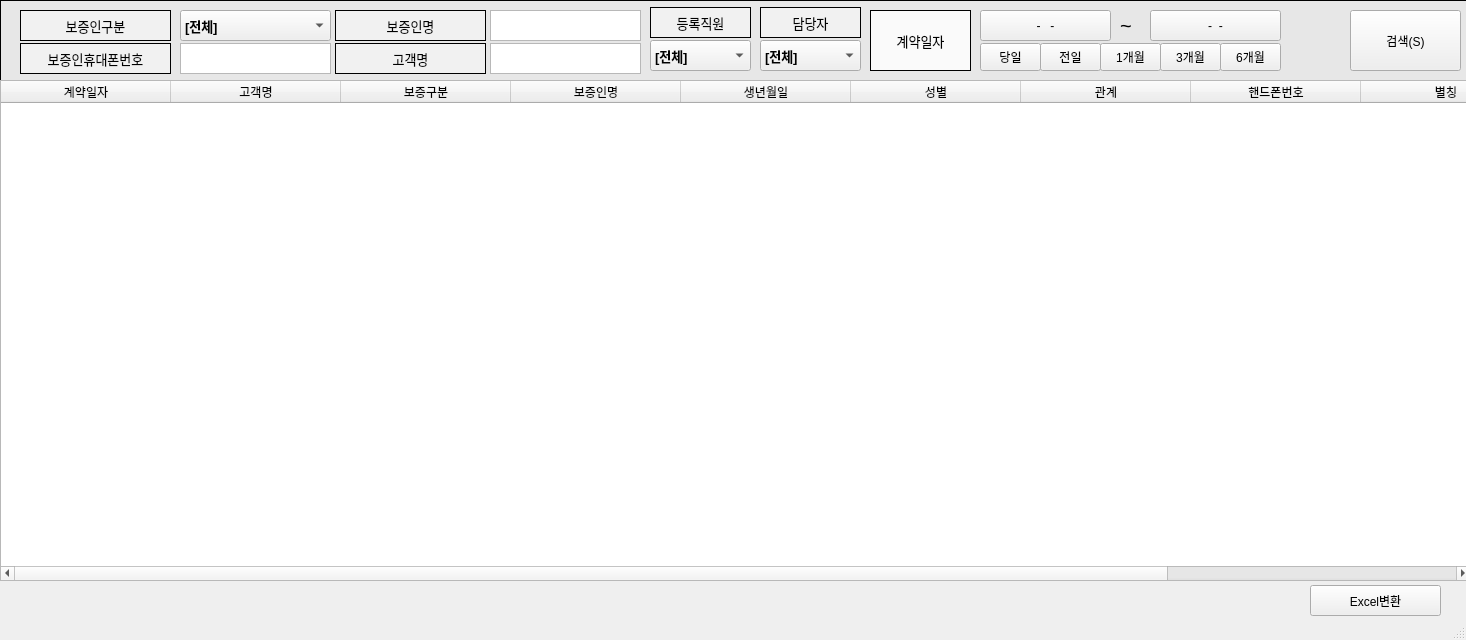
<?xml version="1.0" encoding="UTF-8"?>
<ui version="4.0">
 <class>mainWindow</class>
 <widget class="QMainWindow" name="mainWindow">
  <property name="geometry">
   <rect>
    <x>0</x>
    <y>0</y>
    <width>1466</width>
    <height>640</height>
   </rect>
  </property>
  <property name="windowTitle">
   <string>보증인자료검색</string>
  </property>
  <widget class="QWidget" name="centralwidget">
   <widget class="QLabel" name="label">
    <property name="geometry">
     <rect>
      <x>20</x>
      <y>10</y>
      <width>151</width>
      <height>31</height>
     </rect>
    </property>
    <property name="font">
     <font>
      <pointsize>10</pointsize>
     </font>
    </property>
    <property name="styleSheet">
     <string notr="true">background-color:rgb(241, 241, 241)</string>
    </property>
    <property name="frameShape">
     <enum>QFrame::Box</enum>
    </property>
    <property name="text">
     <string>보증인구분</string>
    </property>
    <property name="alignment">
     <set>Qt::AlignCenter</set>
    </property>
   </widget>
   <widget class="QLabel" name="label_3">
    <property name="geometry">
     <rect>
      <x>0</x>
      <y>0</y>
      <width>1621</width>
      <height>101</height>
     </rect>
    </property>
    <property name="styleSheet">
     <string notr="true">background-color:rgb(231, 231, 231)</string>
    </property>
    <property name="frameShape">
     <enum>QFrame::Box</enum>
    </property>
    <property name="text">
     <string/>
    </property>
   </widget>
   <widget class="QComboBox" name="comboBox">
    <property name="geometry">
     <rect>
      <x>180</x>
      <y>10</y>
      <width>151</width>
      <height>31</height>
     </rect>
    </property>
    <property name="font">
     <font>
      <pointsize>10</pointsize>
      <weight>75</weight>
      <bold>true</bold>
     </font>
    </property>
    <item>
     <property name="text">
      <string>[전체]</string>
     </property>
    </item>
    <item>
     <property name="text">
      <string>연대보증인</string>
     </property>
    </item>
    <item>
     <property name="text">
      <string>한정보증인</string>
     </property>
    </item>
   </widget>
   <widget class="QTableWidget" name="tableWidget">
    <property name="geometry">
     <rect>
      <x>0</x>
      <y>80</y>
      <width>1471</width>
      <height>501</height>
     </rect>
    </property>
    <property name="minimumSize">
     <size>
      <width>1251</width>
      <height>0</height>
     </size>
    </property>
    <attribute name="horizontalHeaderVisible">
     <bool>true</bool>
    </attribute>
    <attribute name="horizontalHeaderCascadingSectionResizes">
     <bool>false</bool>
    </attribute>
    <attribute name="horizontalHeaderDefaultSectionSize">
     <number>170</number>
    </attribute>
    <attribute name="horizontalHeaderHighlightSections">
     <bool>false</bool>
    </attribute>
    <column>
     <property name="text">
      <string>계약일자</string>
     </property>
    </column>
    <column>
     <property name="text">
      <string>고객명</string>
     </property>
    </column>
    <column>
     <property name="text">
      <string>보증구분</string>
     </property>
    </column>
    <column>
     <property name="text">
      <string>보증인명</string>
     </property>
    </column>
    <column>
     <property name="text">
      <string>생년월일</string>
     </property>
    </column>
    <column>
     <property name="text">
      <string>성별</string>
     </property>
    </column>
    <column>
     <property name="text">
      <string>관계</string>
     </property>
    </column>
    <column>
     <property name="text">
      <string>핸드폰번호</string>
     </property>
    </column>
    <column>
     <property name="text">
      <string>별칭</string>
     </property>
    </column>
    <column>
     <property name="text">
      <string>등록자</string>
     </property>
    </column>
   </widget>
   <widget class="QPushButton" name="pushButton_2">
    <property name="geometry">
     <rect>
      <x>1350</x>
      <y>10</y>
      <width>111</width>
      <height>61</height>
     </rect>
    </property>
    <property name="text">
     <string>검색(S)</string>
    </property>
   </widget>
   <widget class="QLabel" name="label_11">
    <property name="geometry">
     <rect>
      <x>20</x>
      <y>43</y>
      <width>151</width>
      <height>31</height>
     </rect>
    </property>
    <property name="font">
     <font>
      <pointsize>10</pointsize>
     </font>
    </property>
    <property name="styleSheet">
     <string notr="true">background-color:rgb(241, 241, 241)</string>
    </property>
    <property name="frameShape">
     <enum>QFrame::Box</enum>
    </property>
    <property name="text">
     <string>보증인휴대폰번호</string>
    </property>
    <property name="alignment">
     <set>Qt::AlignCenter</set>
    </property>
   </widget>
   <widget class="QLabel" name="label_14">
    <property name="geometry">
     <rect>
      <x>650</x>
      <y>7</y>
      <width>101</width>
      <height>31</height>
     </rect>
    </property>
    <property name="font">
     <font>
      <pointsize>10</pointsize>
     </font>
    </property>
    <property name="styleSheet">
     <string notr="true">background-color:rgb(241, 241, 241)</string>
    </property>
    <property name="frameShape">
     <enum>QFrame::Box</enum>
    </property>
    <property name="text">
     <string>등록직원</string>
    </property>
    <property name="alignment">
     <set>Qt::AlignCenter</set>
    </property>
   </widget>
   <widget class="QLabel" name="label_15">
    <property name="geometry">
     <rect>
      <x>760</x>
      <y>7</y>
      <width>101</width>
      <height>31</height>
     </rect>
    </property>
    <property name="font">
     <font>
      <pointsize>10</pointsize>
     </font>
    </property>
    <property name="styleSheet">
     <string notr="true">background-color:rgb(241, 241, 241)</string>
    </property>
    <property name="frameShape">
     <enum>QFrame::Box</enum>
    </property>
    <property name="text">
     <string>담당자</string>
    </property>
    <property name="alignment">
     <set>Qt::AlignCenter</set>
    </property>
   </widget>
   <widget class="QComboBox" name="comboBox_4">
    <property name="geometry">
     <rect>
      <x>650</x>
      <y>40</y>
      <width>101</width>
      <height>31</height>
     </rect>
    </property>
    <property name="font">
     <font>
      <pointsize>10</pointsize>
      <weight>75</weight>
      <bold>true</bold>
     </font>
    </property>
    <item>
     <property name="text">
      <string>[전체]</string>
     </property>
    </item>
    <item>
     <property name="text">
      <string>관리자</string>
     </property>
    </item>
   </widget>
   <widget class="QComboBox" name="comboBox_5">
    <property name="geometry">
     <rect>
      <x>760</x>
      <y>40</y>
      <width>101</width>
      <height>31</height>
     </rect>
    </property>
    <property name="font">
     <font>
      <pointsize>10</pointsize>
      <weight>75</weight>
      <bold>true</bold>
     </font>
    </property>
    <item>
     <property name="text">
      <string>[전체]</string>
     </property>
    </item>
    <item>
     <property name="text">
      <string>관리자</string>
     </property>
    </item>
   </widget>
   <widget class="QLabel" name="label_9">
    <property name="geometry">
     <rect>
      <x>870</x>
      <y>10</y>
      <width>101</width>
      <height>61</height>
     </rect>
    </property>
    <property name="font">
     <font>
      <pointsize>10</pointsize>
     </font>
    </property>
    <property name="styleSheet">
     <string notr="true">background-color:rgb(250, 250, 250)</string>
    </property>
    <property name="frameShape">
     <enum>QFrame::Box</enum>
    </property>
    <property name="text">
     <string>계약일자</string>
    </property>
    <property name="alignment">
     <set>Qt::AlignCenter</set>
    </property>
   </widget>
   <widget class="QPushButton" name="pushButton">
    <property name="geometry">
     <rect>
      <x>980</x>
      <y>43</y>
      <width>61</width>
      <height>28</height>
     </rect>
    </property>
    <property name="text">
     <string>당일</string>
    </property>
   </widget>
   <widget class="QPushButton" name="pushButton_3">
    <property name="geometry">
     <rect>
      <x>1040</x>
      <y>43</y>
      <width>61</width>
      <height>28</height>
     </rect>
    </property>
    <property name="text">
     <string>전일</string>
    </property>
   </widget>
   <widget class="QPushButton" name="pushButton_4">
    <property name="geometry">
     <rect>
      <x>1100</x>
      <y>43</y>
      <width>61</width>
      <height>28</height>
     </rect>
    </property>
    <property name="text">
     <string>1개월</string>
    </property>
   </widget>
   <widget class="QPushButton" name="pushButton_5">
    <property name="geometry">
     <rect>
      <x>1160</x>
      <y>43</y>
      <width>61</width>
      <height>28</height>
     </rect>
    </property>
    <property name="text">
     <string>3개월</string>
    </property>
   </widget>
   <widget class="QPushButton" name="pushButton_6">
    <property name="geometry">
     <rect>
      <x>1220</x>
      <y>43</y>
      <width>61</width>
      <height>28</height>
     </rect>
    </property>
    <property name="text">
     <string>6개월</string>
    </property>
   </widget>
   <widget class="QPushButton" name="pushButton_7">
    <property name="geometry">
     <rect>
      <x>980</x>
      <y>10</y>
      <width>131</width>
      <height>31</height>
     </rect>
    </property>
    <property name="text">
     <string>-   -</string>
    </property>
   </widget>
   <widget class="QPushButton" name="pushButton_8">
    <property name="geometry">
     <rect>
      <x>1150</x>
      <y>10</y>
      <width>131</width>
      <height>31</height>
     </rect>
    </property>
    <property name="text">
     <string>-  -</string>
    </property>
   </widget>
   <widget class="QLabel" name="label_2">
    <property name="geometry">
     <rect>
      <x>1120</x>
      <y>16</y>
      <width>21</width>
      <height>20</height>
     </rect>
    </property>
    <property name="font">
     <font>
      <pointsize>15</pointsize>
     </font>
    </property>
    <property name="text">
     <string>~</string>
    </property>
   </widget>
   <widget class="QPushButton" name="pushButton_9">
    <property name="geometry">
     <rect>
      <x>1310</x>
      <y>585</y>
      <width>131</width>
      <height>31</height>
     </rect>
    </property>
    <property name="text">
     <string>Excel변환</string>
    </property>
   </widget>
   <widget class="QLabel" name="label_5">
    <property name="geometry">
     <rect>
      <x>335</x>
      <y>10</y>
      <width>151</width>
      <height>31</height>
     </rect>
    </property>
    <property name="font">
     <font>
      <pointsize>10</pointsize>
     </font>
    </property>
    <property name="styleSheet">
     <string notr="true">background-color:rgb(241, 241, 241)</string>
    </property>
    <property name="frameShape">
     <enum>QFrame::Box</enum>
    </property>
    <property name="text">
     <string>보증인명</string>
    </property>
    <property name="alignment">
     <set>Qt::AlignCenter</set>
    </property>
   </widget>
   <widget class="QLabel" name="label_6">
    <property name="geometry">
     <rect>
      <x>335</x>
      <y>43</y>
      <width>151</width>
      <height>31</height>
     </rect>
    </property>
    <property name="font">
     <font>
      <pointsize>10</pointsize>
     </font>
    </property>
    <property name="styleSheet">
     <string notr="true">background-color:rgb(241, 241, 241)</string>
    </property>
    <property name="frameShape">
     <enum>QFrame::Box</enum>
    </property>
    <property name="text">
     <string>고객명</string>
    </property>
    <property name="alignment">
     <set>Qt::AlignCenter</set>
    </property>
   </widget>
   <widget class="QTextEdit" name="textEdit">
    <property name="geometry">
     <rect>
      <x>180</x>
      <y>43</y>
      <width>151</width>
      <height>31</height>
     </rect>
    </property>
   </widget>
   <widget class="QTextEdit" name="textEdit_2">
    <property name="geometry">
     <rect>
      <x>490</x>
      <y>43</y>
      <width>151</width>
      <height>31</height>
     </rect>
    </property>
   </widget>
   <widget class="QTextEdit" name="textEdit_3">
    <property name="geometry">
     <rect>
      <x>490</x>
      <y>10</y>
      <width>151</width>
      <height>31</height>
     </rect>
    </property>
   </widget>
   <zorder>label_3</zorder>
   <zorder>label</zorder>
   <zorder>comboBox</zorder>
   <zorder>tableWidget</zorder>
   <zorder>pushButton_2</zorder>
   <zorder>label_11</zorder>
   <zorder>label_14</zorder>
   <zorder>label_15</zorder>
   <zorder>comboBox_4</zorder>
   <zorder>comboBox_5</zorder>
   <zorder>label_9</zorder>
   <zorder>pushButton</zorder>
   <zorder>pushButton_3</zorder>
   <zorder>pushButton_4</zorder>
   <zorder>pushButton_5</zorder>
   <zorder>pushButton_6</zorder>
   <zorder>pushButton_7</zorder>
   <zorder>pushButton_8</zorder>
   <zorder>label_2</zorder>
   <zorder>pushButton_9</zorder>
   <zorder>label_5</zorder>
   <zorder>label_6</zorder>
   <zorder>textEdit</zorder>
   <zorder>textEdit_2</zorder>
   <zorder>textEdit_3</zorder>
  </widget>
  <widget class="QStatusBar" name="statusbar"/>
 </widget>
 <resources/>
 <connections/>
</ui>
